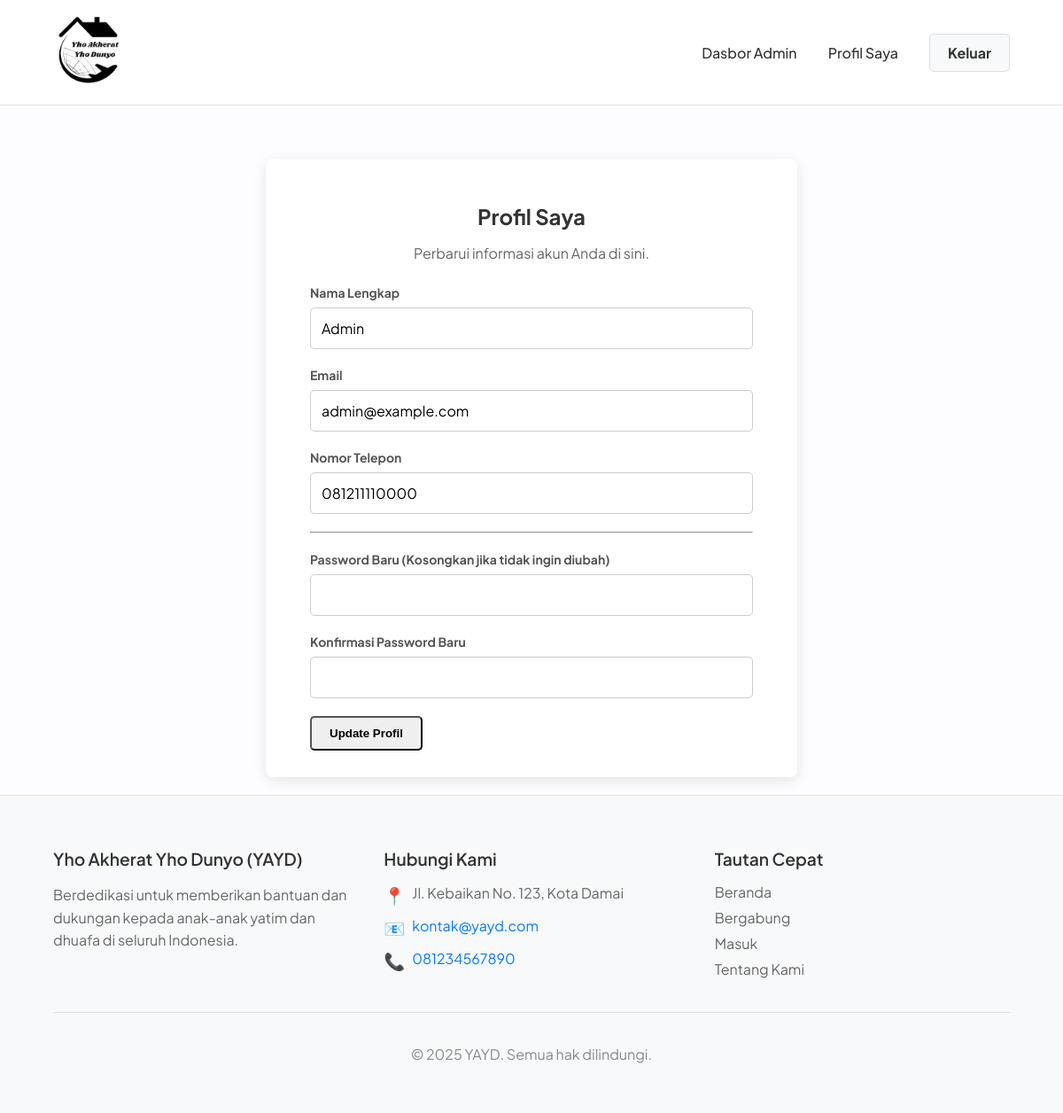
The app's page /profil/index.php (signed in) with its own data.
### tables this page shows
CREATE TABLE `users` (
  `id_user` INT AUTO_INCREMENT PRIMARY KEY,
  `id_role_fk` INT NOT NULL,
  `status_akun` ENUM('Aktif', 'Pending', 'Diblokir') NOT NULL DEFAULT 'Aktif' COMMENT 'Status persetujuan akun oleh admin',
  `nama_lengkap` VARCHAR(255) NOT NULL,
  `email` VARCHAR(255) NOT NULL UNIQUE,
  `password` VARCHAR(255) NOT NULL COMMENT 'Password harus disimpan dalam bentuk hash',
  `nomor_telepon` VARCHAR(20) NULL,
  `alamat` TEXT NULL,
  `created_at` TIMESTAMP NULL DEFAULT CURRENT_TIMESTAMP
);

CREATE TABLE `profil_yayd` (
  `id` INT PRIMARY KEY COMMENT 'Hanya akan ada 1 baris data dengan id=1',
  `nama_komunitas` VARCHAR(255) NULL,
  `visi` TEXT NULL,
  `misi` TEXT NULL,
  `deskripsi` TEXT NULL,
  `alamat_kontak` TEXT NULL,
  `email_kontak` VARCHAR(255) NULL,
  `telepon_kontak` VARCHAR(20) NULL
);

### profil/index.php (called while the page is built, shortened)
<?php
require_once '../views/profil/index.php';
?>

### views/profil/index.php (the view, shortened to what this page needs)
<?php
require_once realpath(__DIR__ . '/../../config/database.php');
require_once realpath(__DIR__ . '/../templates/header.php');
$stmt = mysqli_prepare($koneksi, "SELECT * FROM users WHERE id_user = ?");
mysqli_stmt_bind_param($stmt, 'i', $_SESSION['user_id']);
mysqli_stmt_execute($stmt);
$result = mysqli_stmt_get_result($stmt);
$user = mysqli_fetch_assoc($result);
?>
<div class="container">
    <div class="form-container" style="margin-top: 40px;">
        <h2>Profil Saya</h2>
        <p>Perbarui informasi akun Anda di sini.</p>
        <form action="<?= BASE_URL ?>/controllers/UserController.php" method="POST">
            <div class="form-group">
                <label>Nama Lengkap</label>
                <input type="text" name="nama_lengkap" value="<?= htmlspecialchars($user['nama_lengkap']) ?>" required>
            </div>
            <div class="form-group">
                <label>Email</label>
                <input type="email" name="email" value="<?= htmlspecialchars($user['email']) ?>" required>
            </div>
            <div class="form-group">
                <label>Nomor Telepon</label>
                <input type="text" name="nomor_telepon" value="<?= htmlspecialchars($user['nomor_telepon']) ?>">
            </div>
            <hr style="margin: 20px 0;">
            <div class="form-group">
                <label>Password Baru (Kosongkan jika tidak ingin diubah)</label>
                <input type="password" name="password">
            </div>
             <div class="form-group">
                <label>Konfirmasi Password Baru</label>
                <input type="password" name="konfirmasi_password">
            </div>
            <button type="submit" class="btn">Update Profil</button>
        </form>
    </div>
</div>
<?php
require_once realpath(__DIR__ . '/../templates/footer.php');
?>

### views/templates/footer.php (shortened to what this page needs)
</main>
<footer>
    <div class="container">
        <?php
        if (!isset($profil) || empty($profil)) {
            $query_profil_footer = "SELECT alamat_kontak, email_kontak, telepon_kontak FROM profil_yayd WHERE id = 1";
            $result_profil_footer = mysqli_query($koneksi, $query_profil_footer);
            $profil_footer = mysqli_fetch_assoc($result_profil_footer);
        } else {
            $profil_footer = $profil;
        }
        ?>
        <div class="footer-content">
            <div class="footer-section">
                <h3>Yho Akherat Yho Dunyo (YAYD)</h3>
                <p>Berdedikasi untuk memberikan bantuan dan dukungan kepada anak-anak yatim dan dhuafa di seluruh Indonesia.</p>
            </div>
            <div class="footer-section">
                <h3>Hubungi Kami</h3>
                <div class="contact-info">
                    <?php if (!empty($profil_footer['alamat_kontak'])): ?>
                    <div class="contact-item">
                        <span>📍</span>
                        <p><?= htmlspecialchars($profil_footer['alamat_kontak']); ?></p>
                    </div>
                    <?php endif; ?>
                    <?php if (!empty($profil_footer['email_kontak'])): ?>
                    <div class="contact-item">
                        <span>📧</span>
                        <p><a href="mailto:<?= htmlspecialchars($profil_footer['email_kontak']); ?>"><?= htmlspecialchars($profil_footer['email_kontak']); ?></a></p>
                    </div>
                    <?php endif; ?>
                    <?php if (!empty($profil_footer['telepon_kontak'])): ?>
                    <div class="contact-item">
                        <span>📞</span>
                        <p><a href="tel:<?= htmlspecialchars($profil_footer['telepon_kontak']); ?>"><?= htmlspecialchars($profil_footer['telepon_kontak']); ?></a></p>
                    </div>
                    <?php endif; ?>
                </div>
            </div>
            <div class="footer-section">
                <h3>Tautan Cepat</h3>
                <ul class="footer-links">
                    <li><a href="<?= BASE_URL; ?>/">Beranda</a></li>
                    <li><a href="<?= BASE_URL; ?>/pilih_peran.php">Bergabung</a></li>
                    <li><a href="<?= BASE_URL; ?>/login.php">Masuk</a></li>
                    <li><a href="<?= BASE_URL; ?>/tentang.php">Tentang Kami</a></li>
                </ul>
            </div>
        </div>
        <div class="footer-bottom">
            <p>&copy; <?= date('Y'); ?> YAYD. Semua hak dilindungi.</p>
        </div>
    </div>
</footer>
</body>
</html>

### assets/css/style.css (style rules this page uses)
body, html { margin: 0; padding: 0; font-family: 'Plus Jakarta Sans', 'Segoe UI', Tahoma, Geneva, Verdana, sans-serif; background-color: #fdfdff; color: #333; height: 100%; }
body { display: flex; flex-direction: column; min-height: 100vh; }
.container { width: 90%; max-width: 1200px; margin: auto; }
.btn { padding: 10px 20px; border-radius: 5px; text-decoration: none; font-weight: bold; display: inline-block; }
footer { background: #f8f9fa; color: #666; padding: 40px 0; text-align: left; border-top: 1px solid #e0e0e0; margin-top: auto; flex-shrink: 0; }
.footer-content { display: grid; grid-template-columns: 1fr 1fr 1fr; gap: 40px; margin-bottom: 30px; }
.footer-section h3 { color: #333; margin-bottom: 15px; font-size: 1.2em; font-weight: 600; }
.footer-section p { line-height: 1.6; margin-bottom: 10px; }
.contact-info { display: flex; flex-direction: column; gap: 10px; }
.contact-item { display: flex; align-items: flex-start; gap: 8px; }
.contact-item span { font-size: 1.2em; margin-top: 2px; }
.contact-item p { margin: 0; line-height: 1.5; }
.contact-item a { color: #007bff; text-decoration: none; }
.footer-links { list-style: none; padding: 0; margin: 0; }
.footer-links li { margin-bottom: 8px; }
.footer-links a { color: #666; text-decoration: none; transition: color 0.3s ease; }
.footer-bottom { text-align: center; padding-top: 20px; border-top: 1px solid #ddd; color: #888; }
.form-container { background: #ffffff; padding: 30px 50px; border-radius: 8px; box-shadow: 0 4px 15px rgba(0, 0, 0, 0.1); max-width: 500px; margin: 0 auto; width: 90%; }
.form-container h2 { text-align: center; margin-bottom: 10px; color: #333; }
.form-container p { text-align: center; margin-bottom: 25px; color: #666; }
.form-group { margin-bottom: 20px; }
.form-group label { display: block; margin-bottom: 8px; font-weight: bold; font-size: 14px; color: #555; }
.form-group input[type="text"], .form-group input[type="email"], .form-group input[type="password"], .form-group select, .form-group textarea { width: 100%; padding: 12px; border: 1px solid #ccc; border-radius: 5px; box-sizing: border-box; font-size: 16px; transition: border-color 0.3s, box-shadow 0.3s; font-family: inherit; }

### records on screen
users: nama_lengkap "Admin", email "admin@example.com", nomor_telepon "081211110000"
profil_yayd: alamat_kontak "Jl. Kebaikan No. 123, Kota Damai", email_kontak "kontak@yayd.com", telepon_kontak "081234567890"
